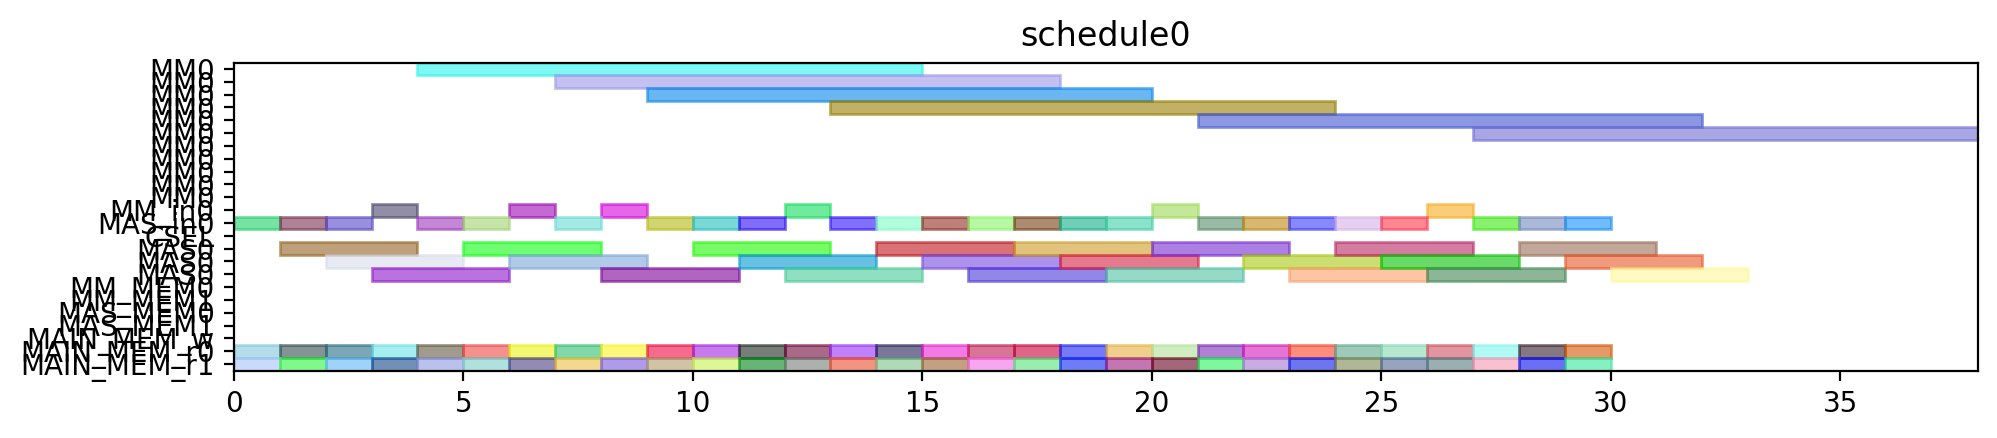

Reproduce this figure in Python.
from pyschedule import Scenario, solvers, plotters, alt


def solve():
	horizon = 120
	S = Scenario("schedule0", horizon=horizon)

	# resource
	MM = S.Resources('MM', num=1, size=11)
	MM_in = S.Resources('MM_in', num=1)
	MAS_in = S.Resources('MAS_in', num=1)
	CSEL = S.Resource('CSEL')
	MAS = S.Resources('MAS', num=1, size=3, periods=range(1, horizon))
	MM_MEM = S.Resources('MM_MEM', num=2)
	MAS_MEM = S.Resources('MAS_MEM', num=2)
	MAIN_MEM_w = S.Resource('MAIN_MEM_w', size=1)
	MAIN_MEM_r = S.Resources('MAIN_MEM_r', num=2)

	# result of previous scheduling

	# new tasks
	c_t0_a1_0 = S.Task('c_t0_a1_0', length=3, delay_cost=1)
	c_t0_a1_0 += alt(MAS)
	c_t0_a1_0_in = S.Task('c_t0_a1_0_in', length=1, delay_cost=1)
	c_t0_a1_0_in += alt(MAS_in)
	S += c_t0_a1_0_in*MAS_in[0]<=c_t0_a1_0*MAS[0]

	c_t0_a1_0_mem0 = S.Task('c_t0_a1_0_mem0', length=1, delay_cost=1)
	c_t0_a1_0_mem0 += MAIN_MEM_r[0]
	S += c_t0_a1_0_mem0 <= c_t0_a1_0

	c_t0_a1_0_mem1 = S.Task('c_t0_a1_0_mem1', length=1, delay_cost=1)
	c_t0_a1_0_mem1 += MAIN_MEM_r[1]
	S += c_t0_a1_0_mem1 <= c_t0_a1_0

	c_t0_a1_1 = S.Task('c_t0_a1_1', length=3, delay_cost=1)
	c_t0_a1_1 += alt(MAS)
	c_t0_a1_1_in = S.Task('c_t0_a1_1_in', length=1, delay_cost=1)
	c_t0_a1_1_in += alt(MAS_in)
	S += c_t0_a1_1_in*MAS_in[0]<=c_t0_a1_1*MAS[0]

	c_t0_a1_1_mem0 = S.Task('c_t0_a1_1_mem0', length=1, delay_cost=1)
	c_t0_a1_1_mem0 += MAIN_MEM_r[0]
	S += c_t0_a1_1_mem0 <= c_t0_a1_1

	c_t0_a1_1_mem1 = S.Task('c_t0_a1_1_mem1', length=1, delay_cost=1)
	c_t0_a1_1_mem1 += MAIN_MEM_r[1]
	S += c_t0_a1_1_mem1 <= c_t0_a1_1

	c_t0_t10 = S.Task('c_t0_t10', length=3, delay_cost=1)
	c_t0_t10 += alt(MAS)
	c_t0_t10_in = S.Task('c_t0_t10_in', length=1, delay_cost=1)
	c_t0_t10_in += alt(MAS_in)
	S += c_t0_t10_in*MAS_in[0]<=c_t0_t10*MAS[0]

	c_t0_t10_mem0 = S.Task('c_t0_t10_mem0', length=1, delay_cost=1)
	c_t0_t10_mem0 += MAIN_MEM_r[0]
	S += c_t0_t10_mem0 <= c_t0_t10

	c_t0_t10_mem1 = S.Task('c_t0_t10_mem1', length=1, delay_cost=1)
	c_t0_t10_mem1 += MAIN_MEM_r[1]
	S += c_t0_t10_mem1 <= c_t0_t10

	c_t0_t11 = S.Task('c_t0_t11', length=3, delay_cost=1)
	c_t0_t11 += alt(MAS)
	c_t0_t11_in = S.Task('c_t0_t11_in', length=1, delay_cost=1)
	c_t0_t11_in += alt(MAS_in)
	S += c_t0_t11_in*MAS_in[0]<=c_t0_t11*MAS[0]

	c_t0_t11_mem0 = S.Task('c_t0_t11_mem0', length=1, delay_cost=1)
	c_t0_t11_mem0 += MAIN_MEM_r[0]
	S += c_t0_t11_mem0 <= c_t0_t11

	c_t0_t11_mem1 = S.Task('c_t0_t11_mem1', length=1, delay_cost=1)
	c_t0_t11_mem1 += MAIN_MEM_r[1]
	S += c_t0_t11_mem1 <= c_t0_t11

	c_t0_t3_t0 = S.Task('c_t0_t3_t0', length=11, delay_cost=1)
	c_t0_t3_t0 += alt(MM)
	c_t0_t3_t0_in = S.Task('c_t0_t3_t0_in', length=1, delay_cost=1)
	c_t0_t3_t0_in += alt(MM_in)
	S += c_t0_t3_t0_in*MM_in[0]<=c_t0_t3_t0*MM[0]
	c_t0_t3_t0_mem0 = S.Task('c_t0_t3_t0_mem0', length=1, delay_cost=1)
	c_t0_t3_t0_mem0 += MAIN_MEM_r[0]
	S += c_t0_t3_t0_mem0 <= c_t0_t3_t0

	c_t0_t3_t0_mem1 = S.Task('c_t0_t3_t0_mem1', length=1, delay_cost=1)
	c_t0_t3_t0_mem1 += MAIN_MEM_r[1]
	S += c_t0_t3_t0_mem1 <= c_t0_t3_t0

	c_t0_t3_t1 = S.Task('c_t0_t3_t1', length=11, delay_cost=1)
	c_t0_t3_t1 += alt(MM)
	c_t0_t3_t1_in = S.Task('c_t0_t3_t1_in', length=1, delay_cost=1)
	c_t0_t3_t1_in += alt(MM_in)
	S += c_t0_t3_t1_in*MM_in[0]<=c_t0_t3_t1*MM[0]
	c_t0_t3_t1_mem0 = S.Task('c_t0_t3_t1_mem0', length=1, delay_cost=1)
	c_t0_t3_t1_mem0 += MAIN_MEM_r[0]
	S += c_t0_t3_t1_mem0 <= c_t0_t3_t1

	c_t0_t3_t1_mem1 = S.Task('c_t0_t3_t1_mem1', length=1, delay_cost=1)
	c_t0_t3_t1_mem1 += MAIN_MEM_r[1]
	S += c_t0_t3_t1_mem1 <= c_t0_t3_t1

	c_t0_t3_t2 = S.Task('c_t0_t3_t2', length=3, delay_cost=1)
	c_t0_t3_t2 += alt(MAS)
	c_t0_t3_t2_in = S.Task('c_t0_t3_t2_in', length=1, delay_cost=1)
	c_t0_t3_t2_in += alt(MAS_in)
	S += c_t0_t3_t2_in*MAS_in[0]<=c_t0_t3_t2*MAS[0]

	c_t0_t3_t2_mem0 = S.Task('c_t0_t3_t2_mem0', length=1, delay_cost=1)
	c_t0_t3_t2_mem0 += MAIN_MEM_r[0]
	S += c_t0_t3_t2_mem0 <= c_t0_t3_t2

	c_t0_t3_t2_mem1 = S.Task('c_t0_t3_t2_mem1', length=1, delay_cost=1)
	c_t0_t3_t2_mem1 += MAIN_MEM_r[1]
	S += c_t0_t3_t2_mem1 <= c_t0_t3_t2

	c_t0_t3_t3 = S.Task('c_t0_t3_t3', length=3, delay_cost=1)
	c_t0_t3_t3 += alt(MAS)
	c_t0_t3_t3_in = S.Task('c_t0_t3_t3_in', length=1, delay_cost=1)
	c_t0_t3_t3_in += alt(MAS_in)
	S += c_t0_t3_t3_in*MAS_in[0]<=c_t0_t3_t3*MAS[0]

	c_t0_t3_t3_mem0 = S.Task('c_t0_t3_t3_mem0', length=1, delay_cost=1)
	c_t0_t3_t3_mem0 += MAIN_MEM_r[0]
	S += c_t0_t3_t3_mem0 <= c_t0_t3_t3

	c_t0_t3_t3_mem1 = S.Task('c_t0_t3_t3_mem1', length=1, delay_cost=1)
	c_t0_t3_t3_mem1 += MAIN_MEM_r[1]
	S += c_t0_t3_t3_mem1 <= c_t0_t3_t3

	c_t1_a1_0 = S.Task('c_t1_a1_0', length=3, delay_cost=1)
	c_t1_a1_0 += alt(MAS)
	c_t1_a1_0_in = S.Task('c_t1_a1_0_in', length=1, delay_cost=1)
	c_t1_a1_0_in += alt(MAS_in)
	S += c_t1_a1_0_in*MAS_in[0]<=c_t1_a1_0*MAS[0]

	c_t1_a1_0_mem0 = S.Task('c_t1_a1_0_mem0', length=1, delay_cost=1)
	c_t1_a1_0_mem0 += MAIN_MEM_r[0]
	S += c_t1_a1_0_mem0 <= c_t1_a1_0

	c_t1_a1_0_mem1 = S.Task('c_t1_a1_0_mem1', length=1, delay_cost=1)
	c_t1_a1_0_mem1 += MAIN_MEM_r[1]
	S += c_t1_a1_0_mem1 <= c_t1_a1_0

	c_t1_a1_1 = S.Task('c_t1_a1_1', length=3, delay_cost=1)
	c_t1_a1_1 += alt(MAS)
	c_t1_a1_1_in = S.Task('c_t1_a1_1_in', length=1, delay_cost=1)
	c_t1_a1_1_in += alt(MAS_in)
	S += c_t1_a1_1_in*MAS_in[0]<=c_t1_a1_1*MAS[0]

	c_t1_a1_1_mem0 = S.Task('c_t1_a1_1_mem0', length=1, delay_cost=1)
	c_t1_a1_1_mem0 += MAIN_MEM_r[0]
	S += c_t1_a1_1_mem0 <= c_t1_a1_1

	c_t1_a1_1_mem1 = S.Task('c_t1_a1_1_mem1', length=1, delay_cost=1)
	c_t1_a1_1_mem1 += MAIN_MEM_r[1]
	S += c_t1_a1_1_mem1 <= c_t1_a1_1

	c_t1_t10 = S.Task('c_t1_t10', length=3, delay_cost=1)
	c_t1_t10 += alt(MAS)
	c_t1_t10_in = S.Task('c_t1_t10_in', length=1, delay_cost=1)
	c_t1_t10_in += alt(MAS_in)
	S += c_t1_t10_in*MAS_in[0]<=c_t1_t10*MAS[0]

	c_t1_t10_mem0 = S.Task('c_t1_t10_mem0', length=1, delay_cost=1)
	c_t1_t10_mem0 += MAIN_MEM_r[0]
	S += c_t1_t10_mem0 <= c_t1_t10

	c_t1_t10_mem1 = S.Task('c_t1_t10_mem1', length=1, delay_cost=1)
	c_t1_t10_mem1 += MAIN_MEM_r[1]
	S += c_t1_t10_mem1 <= c_t1_t10

	c_t1_t11 = S.Task('c_t1_t11', length=3, delay_cost=1)
	c_t1_t11 += alt(MAS)
	c_t1_t11_in = S.Task('c_t1_t11_in', length=1, delay_cost=1)
	c_t1_t11_in += alt(MAS_in)
	S += c_t1_t11_in*MAS_in[0]<=c_t1_t11*MAS[0]

	c_t1_t11_mem0 = S.Task('c_t1_t11_mem0', length=1, delay_cost=1)
	c_t1_t11_mem0 += MAIN_MEM_r[0]
	S += c_t1_t11_mem0 <= c_t1_t11

	c_t1_t11_mem1 = S.Task('c_t1_t11_mem1', length=1, delay_cost=1)
	c_t1_t11_mem1 += MAIN_MEM_r[1]
	S += c_t1_t11_mem1 <= c_t1_t11

	c_t1_t3_t0 = S.Task('c_t1_t3_t0', length=11, delay_cost=1)
	c_t1_t3_t0 += alt(MM)
	c_t1_t3_t0_in = S.Task('c_t1_t3_t0_in', length=1, delay_cost=1)
	c_t1_t3_t0_in += alt(MM_in)
	S += c_t1_t3_t0_in*MM_in[0]<=c_t1_t3_t0*MM[0]
	c_t1_t3_t0_mem0 = S.Task('c_t1_t3_t0_mem0', length=1, delay_cost=1)
	c_t1_t3_t0_mem0 += MAIN_MEM_r[0]
	S += c_t1_t3_t0_mem0 <= c_t1_t3_t0

	c_t1_t3_t0_mem1 = S.Task('c_t1_t3_t0_mem1', length=1, delay_cost=1)
	c_t1_t3_t0_mem1 += MAIN_MEM_r[1]
	S += c_t1_t3_t0_mem1 <= c_t1_t3_t0

	c_t1_t3_t1 = S.Task('c_t1_t3_t1', length=11, delay_cost=1)
	c_t1_t3_t1 += alt(MM)
	c_t1_t3_t1_in = S.Task('c_t1_t3_t1_in', length=1, delay_cost=1)
	c_t1_t3_t1_in += alt(MM_in)
	S += c_t1_t3_t1_in*MM_in[0]<=c_t1_t3_t1*MM[0]
	c_t1_t3_t1_mem0 = S.Task('c_t1_t3_t1_mem0', length=1, delay_cost=1)
	c_t1_t3_t1_mem0 += MAIN_MEM_r[0]
	S += c_t1_t3_t1_mem0 <= c_t1_t3_t1

	c_t1_t3_t1_mem1 = S.Task('c_t1_t3_t1_mem1', length=1, delay_cost=1)
	c_t1_t3_t1_mem1 += MAIN_MEM_r[1]
	S += c_t1_t3_t1_mem1 <= c_t1_t3_t1

	c_t1_t3_t2 = S.Task('c_t1_t3_t2', length=3, delay_cost=1)
	c_t1_t3_t2 += alt(MAS)
	c_t1_t3_t2_in = S.Task('c_t1_t3_t2_in', length=1, delay_cost=1)
	c_t1_t3_t2_in += alt(MAS_in)
	S += c_t1_t3_t2_in*MAS_in[0]<=c_t1_t3_t2*MAS[0]

	c_t1_t3_t2_mem0 = S.Task('c_t1_t3_t2_mem0', length=1, delay_cost=1)
	c_t1_t3_t2_mem0 += MAIN_MEM_r[0]
	S += c_t1_t3_t2_mem0 <= c_t1_t3_t2

	c_t1_t3_t2_mem1 = S.Task('c_t1_t3_t2_mem1', length=1, delay_cost=1)
	c_t1_t3_t2_mem1 += MAIN_MEM_r[1]
	S += c_t1_t3_t2_mem1 <= c_t1_t3_t2

	c_t1_t3_t3 = S.Task('c_t1_t3_t3', length=3, delay_cost=1)
	c_t1_t3_t3 += alt(MAS)
	c_t1_t3_t3_in = S.Task('c_t1_t3_t3_in', length=1, delay_cost=1)
	c_t1_t3_t3_in += alt(MAS_in)
	S += c_t1_t3_t3_in*MAS_in[0]<=c_t1_t3_t3*MAS[0]

	c_t1_t3_t3_mem0 = S.Task('c_t1_t3_t3_mem0', length=1, delay_cost=1)
	c_t1_t3_t3_mem0 += MAIN_MEM_r[0]
	S += c_t1_t3_t3_mem0 <= c_t1_t3_t3

	c_t1_t3_t3_mem1 = S.Task('c_t1_t3_t3_mem1', length=1, delay_cost=1)
	c_t1_t3_t3_mem1 += MAIN_MEM_r[1]
	S += c_t1_t3_t3_mem1 <= c_t1_t3_t3

	c_t2_a1_0 = S.Task('c_t2_a1_0', length=3, delay_cost=1)
	c_t2_a1_0 += alt(MAS)
	c_t2_a1_0_in = S.Task('c_t2_a1_0_in', length=1, delay_cost=1)
	c_t2_a1_0_in += alt(MAS_in)
	S += c_t2_a1_0_in*MAS_in[0]<=c_t2_a1_0*MAS[0]

	c_t2_a1_0_mem0 = S.Task('c_t2_a1_0_mem0', length=1, delay_cost=1)
	c_t2_a1_0_mem0 += MAIN_MEM_r[0]
	S += c_t2_a1_0_mem0 <= c_t2_a1_0

	c_t2_a1_0_mem1 = S.Task('c_t2_a1_0_mem1', length=1, delay_cost=1)
	c_t2_a1_0_mem1 += MAIN_MEM_r[1]
	S += c_t2_a1_0_mem1 <= c_t2_a1_0

	c_t2_a1_1 = S.Task('c_t2_a1_1', length=3, delay_cost=1)
	c_t2_a1_1 += alt(MAS)
	c_t2_a1_1_in = S.Task('c_t2_a1_1_in', length=1, delay_cost=1)
	c_t2_a1_1_in += alt(MAS_in)
	S += c_t2_a1_1_in*MAS_in[0]<=c_t2_a1_1*MAS[0]

	c_t2_a1_1_mem0 = S.Task('c_t2_a1_1_mem0', length=1, delay_cost=1)
	c_t2_a1_1_mem0 += MAIN_MEM_r[0]
	S += c_t2_a1_1_mem0 <= c_t2_a1_1

	c_t2_a1_1_mem1 = S.Task('c_t2_a1_1_mem1', length=1, delay_cost=1)
	c_t2_a1_1_mem1 += MAIN_MEM_r[1]
	S += c_t2_a1_1_mem1 <= c_t2_a1_1

	c_t2_t10 = S.Task('c_t2_t10', length=3, delay_cost=1)
	c_t2_t10 += alt(MAS)
	c_t2_t10_in = S.Task('c_t2_t10_in', length=1, delay_cost=1)
	c_t2_t10_in += alt(MAS_in)
	S += c_t2_t10_in*MAS_in[0]<=c_t2_t10*MAS[0]

	c_t2_t10_mem0 = S.Task('c_t2_t10_mem0', length=1, delay_cost=1)
	c_t2_t10_mem0 += MAIN_MEM_r[0]
	S += c_t2_t10_mem0 <= c_t2_t10

	c_t2_t10_mem1 = S.Task('c_t2_t10_mem1', length=1, delay_cost=1)
	c_t2_t10_mem1 += MAIN_MEM_r[1]
	S += c_t2_t10_mem1 <= c_t2_t10

	c_t2_t11 = S.Task('c_t2_t11', length=3, delay_cost=1)
	c_t2_t11 += alt(MAS)
	c_t2_t11_in = S.Task('c_t2_t11_in', length=1, delay_cost=1)
	c_t2_t11_in += alt(MAS_in)
	S += c_t2_t11_in*MAS_in[0]<=c_t2_t11*MAS[0]

	c_t2_t11_mem0 = S.Task('c_t2_t11_mem0', length=1, delay_cost=1)
	c_t2_t11_mem0 += MAIN_MEM_r[0]
	S += c_t2_t11_mem0 <= c_t2_t11

	c_t2_t11_mem1 = S.Task('c_t2_t11_mem1', length=1, delay_cost=1)
	c_t2_t11_mem1 += MAIN_MEM_r[1]
	S += c_t2_t11_mem1 <= c_t2_t11

	c_t2_t3_t0 = S.Task('c_t2_t3_t0', length=11, delay_cost=1)
	c_t2_t3_t0 += alt(MM)
	c_t2_t3_t0_in = S.Task('c_t2_t3_t0_in', length=1, delay_cost=1)
	c_t2_t3_t0_in += alt(MM_in)
	S += c_t2_t3_t0_in*MM_in[0]<=c_t2_t3_t0*MM[0]
	c_t2_t3_t0_mem0 = S.Task('c_t2_t3_t0_mem0', length=1, delay_cost=1)
	c_t2_t3_t0_mem0 += MAIN_MEM_r[0]
	S += c_t2_t3_t0_mem0 <= c_t2_t3_t0

	c_t2_t3_t0_mem1 = S.Task('c_t2_t3_t0_mem1', length=1, delay_cost=1)
	c_t2_t3_t0_mem1 += MAIN_MEM_r[1]
	S += c_t2_t3_t0_mem1 <= c_t2_t3_t0

	c_t2_t3_t1 = S.Task('c_t2_t3_t1', length=11, delay_cost=1)
	c_t2_t3_t1 += alt(MM)
	c_t2_t3_t1_in = S.Task('c_t2_t3_t1_in', length=1, delay_cost=1)
	c_t2_t3_t1_in += alt(MM_in)
	S += c_t2_t3_t1_in*MM_in[0]<=c_t2_t3_t1*MM[0]
	c_t2_t3_t1_mem0 = S.Task('c_t2_t3_t1_mem0', length=1, delay_cost=1)
	c_t2_t3_t1_mem0 += MAIN_MEM_r[0]
	S += c_t2_t3_t1_mem0 <= c_t2_t3_t1

	c_t2_t3_t1_mem1 = S.Task('c_t2_t3_t1_mem1', length=1, delay_cost=1)
	c_t2_t3_t1_mem1 += MAIN_MEM_r[1]
	S += c_t2_t3_t1_mem1 <= c_t2_t3_t1

	c_t2_t3_t2 = S.Task('c_t2_t3_t2', length=3, delay_cost=1)
	c_t2_t3_t2 += alt(MAS)
	c_t2_t3_t2_in = S.Task('c_t2_t3_t2_in', length=1, delay_cost=1)
	c_t2_t3_t2_in += alt(MAS_in)
	S += c_t2_t3_t2_in*MAS_in[0]<=c_t2_t3_t2*MAS[0]

	c_t2_t3_t2_mem0 = S.Task('c_t2_t3_t2_mem0', length=1, delay_cost=1)
	c_t2_t3_t2_mem0 += MAIN_MEM_r[0]
	S += c_t2_t3_t2_mem0 <= c_t2_t3_t2

	c_t2_t3_t2_mem1 = S.Task('c_t2_t3_t2_mem1', length=1, delay_cost=1)
	c_t2_t3_t2_mem1 += MAIN_MEM_r[1]
	S += c_t2_t3_t2_mem1 <= c_t2_t3_t2

	c_t2_t3_t3 = S.Task('c_t2_t3_t3', length=3, delay_cost=1)
	c_t2_t3_t3 += alt(MAS)
	c_t2_t3_t3_in = S.Task('c_t2_t3_t3_in', length=1, delay_cost=1)
	c_t2_t3_t3_in += alt(MAS_in)
	S += c_t2_t3_t3_in*MAS_in[0]<=c_t2_t3_t3*MAS[0]

	c_t2_t3_t3_mem0 = S.Task('c_t2_t3_t3_mem0', length=1, delay_cost=1)
	c_t2_t3_t3_mem0 += MAIN_MEM_r[0]
	S += c_t2_t3_t3_mem0 <= c_t2_t3_t3

	c_t2_t3_t3_mem1 = S.Task('c_t2_t3_t3_mem1', length=1, delay_cost=1)
	c_t2_t3_t3_mem1 += MAIN_MEM_r[1]
	S += c_t2_t3_t3_mem1 <= c_t2_t3_t3

	c_t3000 = S.Task('c_t3000', length=3, delay_cost=1)
	c_t3000 += alt(MAS)
	c_t3000_in = S.Task('c_t3000_in', length=1, delay_cost=1)
	c_t3000_in += alt(MAS_in)
	S += c_t3000_in*MAS_in[0]<=c_t3000*MAS[0]

	c_t3000_mem0 = S.Task('c_t3000_mem0', length=1, delay_cost=1)
	c_t3000_mem0 += MAIN_MEM_r[0]
	S += c_t3000_mem0 <= c_t3000

	c_t3000_mem1 = S.Task('c_t3000_mem1', length=1, delay_cost=1)
	c_t3000_mem1 += MAIN_MEM_r[1]
	S += c_t3000_mem1 <= c_t3000

	c_t3001 = S.Task('c_t3001', length=3, delay_cost=1)
	c_t3001 += alt(MAS)
	c_t3001_in = S.Task('c_t3001_in', length=1, delay_cost=1)
	c_t3001_in += alt(MAS_in)
	S += c_t3001_in*MAS_in[0]<=c_t3001*MAS[0]

	c_t3001_mem0 = S.Task('c_t3001_mem0', length=1, delay_cost=1)
	c_t3001_mem0 += MAIN_MEM_r[0]
	S += c_t3001_mem0 <= c_t3001

	c_t3001_mem1 = S.Task('c_t3001_mem1', length=1, delay_cost=1)
	c_t3001_mem1 += MAIN_MEM_r[1]
	S += c_t3001_mem1 <= c_t3001

	c_t3010 = S.Task('c_t3010', length=3, delay_cost=1)
	c_t3010 += alt(MAS)
	c_t3010_in = S.Task('c_t3010_in', length=1, delay_cost=1)
	c_t3010_in += alt(MAS_in)
	S += c_t3010_in*MAS_in[0]<=c_t3010*MAS[0]

	c_t3010_mem0 = S.Task('c_t3010_mem0', length=1, delay_cost=1)
	c_t3010_mem0 += MAIN_MEM_r[0]
	S += c_t3010_mem0 <= c_t3010

	c_t3010_mem1 = S.Task('c_t3010_mem1', length=1, delay_cost=1)
	c_t3010_mem1 += MAIN_MEM_r[1]
	S += c_t3010_mem1 <= c_t3010

	c_t3011 = S.Task('c_t3011', length=3, delay_cost=1)
	c_t3011 += alt(MAS)
	c_t3011_in = S.Task('c_t3011_in', length=1, delay_cost=1)
	c_t3011_in += alt(MAS_in)
	S += c_t3011_in*MAS_in[0]<=c_t3011*MAS[0]

	c_t3011_mem0 = S.Task('c_t3011_mem0', length=1, delay_cost=1)
	c_t3011_mem0 += MAIN_MEM_r[0]
	S += c_t3011_mem0 <= c_t3011

	c_t3011_mem1 = S.Task('c_t3011_mem1', length=1, delay_cost=1)
	c_t3011_mem1 += MAIN_MEM_r[1]
	S += c_t3011_mem1 <= c_t3011

	c_t4000 = S.Task('c_t4000', length=3, delay_cost=1)
	c_t4000 += alt(MAS)
	c_t4000_in = S.Task('c_t4000_in', length=1, delay_cost=1)
	c_t4000_in += alt(MAS_in)
	S += c_t4000_in*MAS_in[0]<=c_t4000*MAS[0]

	c_t4000_mem0 = S.Task('c_t4000_mem0', length=1, delay_cost=1)
	c_t4000_mem0 += MAIN_MEM_r[0]
	S += c_t4000_mem0 <= c_t4000

	c_t4000_mem1 = S.Task('c_t4000_mem1', length=1, delay_cost=1)
	c_t4000_mem1 += MAIN_MEM_r[1]
	S += c_t4000_mem1 <= c_t4000

	c_t4001 = S.Task('c_t4001', length=3, delay_cost=1)
	c_t4001 += alt(MAS)
	c_t4001_in = S.Task('c_t4001_in', length=1, delay_cost=1)
	c_t4001_in += alt(MAS_in)
	S += c_t4001_in*MAS_in[0]<=c_t4001*MAS[0]

	c_t4001_mem0 = S.Task('c_t4001_mem0', length=1, delay_cost=1)
	c_t4001_mem0 += MAIN_MEM_r[0]
	S += c_t4001_mem0 <= c_t4001

	c_t4001_mem1 = S.Task('c_t4001_mem1', length=1, delay_cost=1)
	c_t4001_mem1 += MAIN_MEM_r[1]
	S += c_t4001_mem1 <= c_t4001

	solvers.mip.solve(S,msg=1,kind='CPLEX',ratio_gap=1.01)

	solution = [['hoge']*len(S.solution()[1]) for i in range(len(S.solution()))]
	for i in range(len(S.solution())):
		for j in range(len(S.solution()[i])):
			solution[i][j]=str(S.solution()[i][j])
	print(solution)

	cycles = int(solution[-1][3])

	pic_file_name = "/mnt/rose/usr1/fukuda/ABE/multiRAM_multiMAS_16mux/scheduling_result/stage11MM1_stage3MAS1/SQR/schedule0.png"
	if(S.solution() != []):
		plotters.matplotlib.plot(S,img_filename=pic_file_name, show_task_labels=False, fig_size=(cycles*0.25+3, 2))

	return solution
